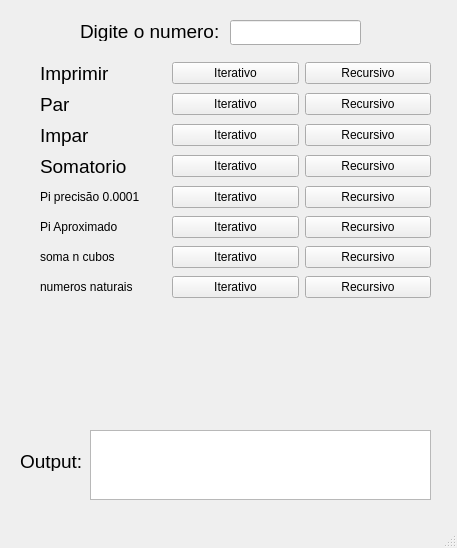
<?xml version="1.0" encoding="UTF-8"?>
<ui version="4.0">
 <class>MainWindow</class>
 <widget class="QMainWindow" name="MainWindow">
  <property name="geometry">
   <rect>
    <x>0</x>
    <y>0</y>
    <width>457</width>
    <height>548</height>
   </rect>
  </property>
  <property name="windowTitle">
   <string>MainWindow</string>
  </property>
  <widget class="QWidget" name="centralwidget">
   <widget class="QLineEdit" name="lineEdit_input">
    <property name="geometry">
     <rect>
      <x>230</x>
      <y>20</y>
      <width>131</width>
      <height>25</height>
     </rect>
    </property>
   </widget>
   <widget class="QLabel" name="label_7">
    <property name="geometry">
     <rect>
      <x>80</x>
      <y>20</y>
      <width>151</width>
      <height>21</height>
     </rect>
    </property>
    <property name="text">
     <string>&lt;html&gt;&lt;head/&gt;&lt;body&gt;&lt;p&gt;&lt;span style=&quot; font-size:14pt;&quot;&gt;Digite o numero: &lt;/span&gt;&lt;/p&gt;&lt;/body&gt;&lt;/html&gt;</string>
    </property>
   </widget>
   <widget class="QTextEdit" name="textEdit_saida">
    <property name="geometry">
     <rect>
      <x>90</x>
      <y>430</y>
      <width>341</width>
      <height>70</height>
     </rect>
    </property>
   </widget>
   <widget class="QLabel" name="label_8">
    <property name="geometry">
     <rect>
      <x>20</x>
      <y>450</y>
      <width>71</width>
      <height>21</height>
     </rect>
    </property>
    <property name="text">
     <string>&lt;html&gt;&lt;head/&gt;&lt;body&gt;&lt;p&gt;&lt;span style=&quot; font-size:14pt;&quot;&gt;Output:&lt;/span&gt;&lt;/p&gt;&lt;/body&gt;&lt;/html&gt;</string>
    </property>
   </widget>
   <widget class="QWidget" name="layoutWidget">
    <property name="geometry">
     <rect>
      <x>40</x>
      <y>60</y>
      <width>391</width>
      <height>244</height>
     </rect>
    </property>
    <layout class="QVBoxLayout" name="verticalLayout">
     <item>
      <layout class="QHBoxLayout" name="horizontalLayout">
       <item>
        <widget class="QLabel" name="label">
         <property name="text">
          <string>&lt;html&gt;&lt;head/&gt;&lt;body&gt;&lt;p&gt;&lt;span style=&quot; font-size:14pt;&quot;&gt;Imprimir&lt;/span&gt;&lt;/p&gt;&lt;/body&gt;&lt;/html&gt;</string>
         </property>
        </widget>
       </item>
       <item>
        <widget class="QPushButton" name="pushButton_iterativoImprimir">
         <property name="text">
          <string>Iterativo</string>
         </property>
        </widget>
       </item>
       <item>
        <widget class="QPushButton" name="pushButton_recursivoImprimir">
         <property name="text">
          <string>Recursivo</string>
         </property>
        </widget>
       </item>
      </layout>
     </item>
     <item>
      <layout class="QHBoxLayout" name="horizontalLayout_2">
       <item>
        <widget class="QLabel" name="label_2">
         <property name="text">
          <string>&lt;html&gt;&lt;head/&gt;&lt;body&gt;&lt;p&gt;&lt;span style=&quot; font-size:14pt;&quot;&gt;Par&lt;/span&gt;&lt;/p&gt;&lt;/body&gt;&lt;/html&gt;</string>
         </property>
        </widget>
       </item>
       <item>
        <widget class="QPushButton" name="pushButton_iterativoPar">
         <property name="text">
          <string>Iterativo</string>
         </property>
        </widget>
       </item>
       <item>
        <widget class="QPushButton" name="pushButton_recursivoPar">
         <property name="text">
          <string>Recursivo</string>
         </property>
        </widget>
       </item>
      </layout>
     </item>
     <item>
      <layout class="QHBoxLayout" name="horizontalLayout_3">
       <item>
        <widget class="QLabel" name="label_3">
         <property name="text">
          <string>&lt;html&gt;&lt;head/&gt;&lt;body&gt;&lt;p&gt;&lt;span style=&quot; font-size:14pt;&quot;&gt;Impar&lt;/span&gt;&lt;/p&gt;&lt;/body&gt;&lt;/html&gt;</string>
         </property>
        </widget>
       </item>
       <item>
        <widget class="QPushButton" name="pushButton_iterativoImpar">
         <property name="text">
          <string>Iterativo</string>
         </property>
        </widget>
       </item>
       <item>
        <widget class="QPushButton" name="pushButton_recursivoImpar">
         <property name="text">
          <string>Recursivo</string>
         </property>
        </widget>
       </item>
      </layout>
     </item>
     <item>
      <layout class="QHBoxLayout" name="horizontalLayout_4">
       <item>
        <widget class="QLabel" name="label_4">
         <property name="text">
          <string>&lt;html&gt;&lt;head/&gt;&lt;body&gt;&lt;p&gt;&lt;span style=&quot; font-size:14pt;&quot;&gt;Somatorio&lt;/span&gt;&lt;/p&gt;&lt;/body&gt;&lt;/html&gt;</string>
         </property>
        </widget>
       </item>
       <item>
        <widget class="QPushButton" name="pushButton_iterativoSomatorio">
         <property name="text">
          <string>Iterativo</string>
         </property>
        </widget>
       </item>
       <item>
        <widget class="QPushButton" name="pushButton_recursivoSomatorio">
         <property name="text">
          <string>Recursivo</string>
         </property>
        </widget>
       </item>
      </layout>
     </item>
     <item>
      <layout class="QHBoxLayout" name="horizontalLayout_5">
       <item>
        <widget class="QLabel" name="label_5">
         <property name="text">
          <string>&lt;html&gt;&lt;head/&gt;&lt;body&gt;&lt;p&gt;Pi precisão 0.0001&lt;/p&gt;&lt;/body&gt;&lt;/html&gt;</string>
         </property>
        </widget>
       </item>
       <item>
        <widget class="QPushButton" name="pushButton_iterativoPi">
         <property name="text">
          <string>Iterativo</string>
         </property>
        </widget>
       </item>
       <item>
        <widget class="QPushButton" name="pushButton_recursivoPi">
         <property name="text">
          <string>Recursivo</string>
         </property>
        </widget>
       </item>
      </layout>
     </item>
     <item>
      <layout class="QHBoxLayout" name="horizontalLayout_6">
       <item>
        <widget class="QLabel" name="label_6">
         <property name="text">
          <string>&lt;html&gt;&lt;head/&gt;&lt;body&gt;&lt;p&gt;Pi Aproximado&lt;/p&gt;&lt;/body&gt;&lt;/html&gt;</string>
         </property>
        </widget>
       </item>
       <item>
        <widget class="QPushButton" name="pushButton_iterativoPiaprox">
         <property name="text">
          <string>Iterativo</string>
         </property>
        </widget>
       </item>
       <item>
        <widget class="QPushButton" name="pushButton_recursivoPiaprox">
         <property name="text">
          <string>Recursivo</string>
         </property>
        </widget>
       </item>
      </layout>
     </item>
     <item>
      <layout class="QHBoxLayout" name="horizontalLayout_7">
       <item>
        <widget class="QLabel" name="label_9">
         <property name="text">
          <string>&lt;html&gt;&lt;head/&gt;&lt;body&gt;&lt;p&gt;soma n cubos&lt;/p&gt;&lt;/body&gt;&lt;/html&gt;</string>
         </property>
        </widget>
       </item>
       <item>
        <widget class="QPushButton" name="pushButton_iterativoNcubos">
         <property name="text">
          <string>Iterativo</string>
         </property>
        </widget>
       </item>
       <item>
        <widget class="QPushButton" name="pushButton_recursivoNcubos">
         <property name="text">
          <string>Recursivo</string>
         </property>
        </widget>
       </item>
      </layout>
     </item>
     <item>
      <layout class="QHBoxLayout" name="horizontalLayout_8">
       <item>
        <widget class="QLabel" name="label_10">
         <property name="text">
          <string>&lt;html&gt;&lt;head/&gt;&lt;body&gt;&lt;p&gt;numeros naturais&lt;/p&gt;&lt;/body&gt;&lt;/html&gt;</string>
         </property>
        </widget>
       </item>
       <item>
        <widget class="QPushButton" name="pushButton_iterativoNmnaturais">
         <property name="text">
          <string>Iterativo</string>
         </property>
        </widget>
       </item>
       <item>
        <widget class="QPushButton" name="pushButton_recursivoNmnaturais">
         <property name="text">
          <string>Recursivo</string>
         </property>
        </widget>
       </item>
      </layout>
     </item>
    </layout>
   </widget>
  </widget>
  <widget class="QMenuBar" name="menubar">
   <property name="geometry">
    <rect>
     <x>0</x>
     <y>0</y>
     <width>457</width>
     <height>20</height>
    </rect>
   </property>
  </widget>
  <widget class="QStatusBar" name="statusbar"/>
 </widget>
 <resources/>
 <connections/>
</ui>
